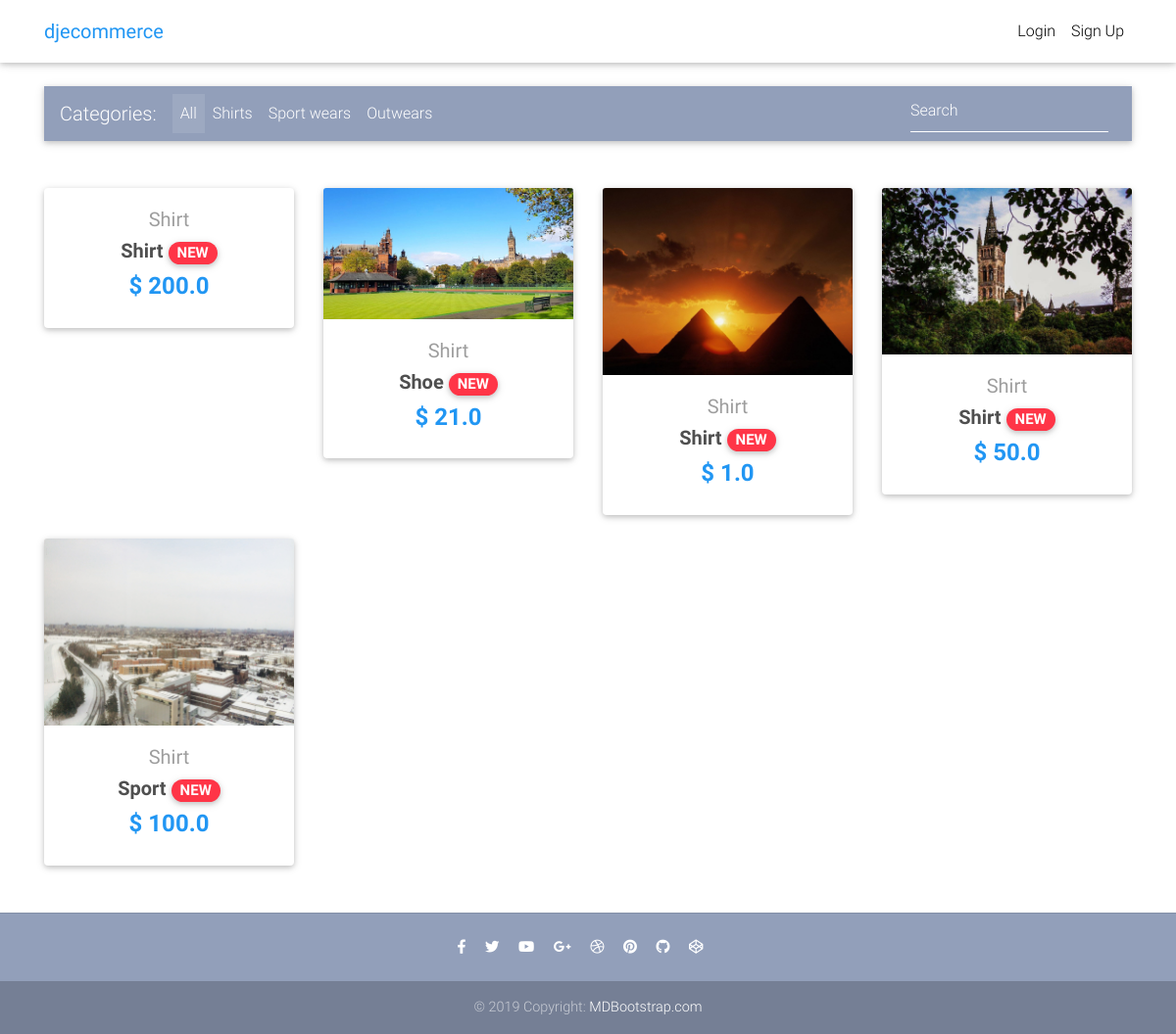
The page / on the database its author committed.
### core/models.py (models this page shows, shortened)
class Item(models.Model):
    title = models.CharField(max_length=100)
    price = models.FloatField()
    discount_price = models.FloatField(blank=True, null=True)
    category = models.CharField(choices=CATEGORY_CHOICES, max_length=2)
    label = models.CharField(choices=LABEL_CHOICES, max_length=1)
    slug = models.SlugField()
    description = models.TextField()
    image = models.ImageField(default='default.jpg')
    def get_absolute_url(self):
        return reverse('core:product', kwargs={
             'slug': self.slug
        })

### core/views.py (the view)
# urls.py: path('', HomeView.as_view(), name='home'),
class HomeView(ListView):
    model = Item
    template_name = 'home.html'
    paginate_by = 10

### templates/home.html (shortened to what this page needs)
{% extends 'base.html' %}
{% load static %}
{% block content %}
<body>
  <main>
    <div class="container">
      <nav class="navbar navbar-expand-lg navbar-dark mdb-color lighten-3 mt-3 mb-5">
        <span class="navbar-brand">Categories:</span>
        <div class="collapse navbar-collapse" id="basicExampleNav">
          <ul class="navbar-nav mr-auto">
            <li class="nav-item active">
              <a class="nav-link" href="#">All
              </a>
            </li>
            <li class="nav-item">
              <a class="nav-link" href="#">Shirts</a>
            </li>
            <li class="nav-item">
              <a class="nav-link" href="#">Sport wears</a>
            </li>
            <li class="nav-item">
              <a class="nav-link" href="#">Outwears</a>
            </li>
          </ul>
          <form class="form-inline">
            <div class="md-form my-0">
              <input class="form-control mr-sm-2" type="text" placeholder="Search" aria-label="Search">
            </div>
          </form>
        </div>
      </nav>
      <section class="text-center mb-4">
        <div class="row wow fadeIn">
        {% for item in object_list %}
          <div class="col-lg-3 col-md-6 mb-4">
            <div class="card">
              <div class="view overlay">
                <img src="{{ item.image.url }}" class="card-img-top"
                  alt="">
              </div>
              <div class="card-body text-center">
                <a href="" class="grey-text">
                  <h5>Shirt</h5>
                </a>
                <h5>
                  <strong>
                    <a href="{{ item.get_absolute_url }}" class="dark-grey-text">{{ item.title }}
                      <span class="badge badge-pill danger-color">NEW</span>
                    </a>
                  </strong>
                </h5>
                <h4 class="font-weight-bold blue-text">
                  <strong>$
                    {% if item.discount_price %}
                    {{ item.discount_price }}
                    {% else %}
                    {{ item.price }}
                    {% endif %}
                  </strong>
                </h4>
              </div>
            </div>
          </div>
        {% endfor %}
        </div>
      </section>
    </div>
  </main>
</body>
{% endblock content %}

### templates/base.html (shortened to what this page needs)
{% load static %}
<!DOCTYPE html>
<html lang="en">
<head>
   <link rel="stylesheet" href="https://use.fontawesome.com/releases/v5.8.2/css/all.css">
  <link href="{% static 'css/bootstrap.min.css' %}" rel="stylesheet">
  <link href="{% static 'css/mdb.min.css' %}" rel="stylesheet">
  <link href="{% static 'css/style.min.css' %}" rel="stylesheet">
</head>
  {% include "navbar.html" %}
<body>
   <div class="mt-5 pt-4">
    </div>
    {% block content %}
    {% endblock %}
</body>
{% include "footer.html" %}
</html>

### templates/navbar.html (shortened to what this page needs)
  {% load cart_template_tags %}
  {% load static %}
  <nav class="navbar fixed-top navbar-expand-lg navbar-light white scrolling-navbar">
    <div class="container">
      <a class="navbar-brand waves-effect" href="{% url 'core:home' %}" >
        <strong class="blue-text">djecommerce</strong>
      </a>
      <div class="collapse navbar-collapse" id="navbarSupportedContent">
        <ul class="navbar-nav nav-flex-icons">
        {% if request.user.is_authenticated %}
          <li class="nav-item">
            <a href="{% url 'core:order-summary' %}" class="nav-link waves-effect">
              <span class="badge red z-depth-1 mr-1"> {{ request.user|cart_item_count }}</span>
              <i class="fas fa-shopping-cart"></i>
              <span class="clearfix d-none d-sm-inline-block"> Cart </span>
            </a>
          </li>
          <li class="nav-item">
            <a class="nav-link waves-effect" href="{% url 'account_logout' %}">
              <span class="clearfix d-none d-sm-inline-block"> Logout </span>
            </a>
          </li>
          {% else %}
          <li class="nav-item">
            <a class="nav-link waves-effect" href="{% url 'account_login' %}">
              <span class="clearfix d-none d-sm-inline-block"> Login </span>
            </a>
          </li>
           <li class="nav-item">
            <a class="nav-link waves-effect" href="{% url 'account_signup' %}">
              <span class="clearfix d-none d-sm-inline-block"> Sign Up </span>
            </a>
          </li>
          {% endif %}
        </ul>
      </div>
    </div>
  </nav>

### templates/footer.html
  <footer class="page-footer text-center font-small mt-4 wow fadeIn">
    <hr class="my-4">
    <div class="pb-4">
      <a href="https://www.facebook.com/mdbootstrap" target="_blank">
        <i class="fab fa-facebook-f mr-3"></i>
      </a>
      <a href="https://twitter.com/MDBootstrap" target="_blank">
        <i class="fab fa-twitter mr-3"></i>
      </a>
      <a href="https://www.youtube.com/watch?v=7MUISDJ5ZZ4" target="_blank">
        <i class="fab fa-youtube mr-3"></i>
      </a>
      <a href="https://plus.google.com/u/0/b/107863090883699620484" target="_blank">
        <i class="fab fa-google-plus-g mr-3"></i>
      </a>
      <a href="https://dribbble.com/mdbootstrap" target="_blank">
        <i class="fab fa-dribbble mr-3"></i>
      </a>
      <a href="https://pinterest.com/mdbootstrap" target="_blank">
        <i class="fab fa-pinterest mr-3"></i>
      </a>
      <a href="https://github.com/mdbootstrap/bootstrap-material-design" target="_blank">
        <i class="fab fa-github mr-3"></i>
      </a>
      <a href="http://codepen.io/mdbootstrap/" target="_blank">
        <i class="fab fa-codepen mr-3"></i>
      </a>
    </div>
    <div class="footer-copyright py-3">
      © 2019 Copyright:
      <a href="https://mdbootstrap.com/education/bootstrap/" target="_blank"> MDBootstrap.com </a>
    </div>
  </footer>

### templates/base.html (style rules this page uses)
html, body, header, .carousel { height: 60vh; }

### rows shown on the page
Item: title "Shirt", price "200.0"
Item: image (picture), title "Shoe", price "21.0"
Item: image (picture), title "Shirt", discount_price "1.0"
Item: image (picture), title "Shirt", price "50.0"
Item: image (picture), title "Sport", price "100.0"
